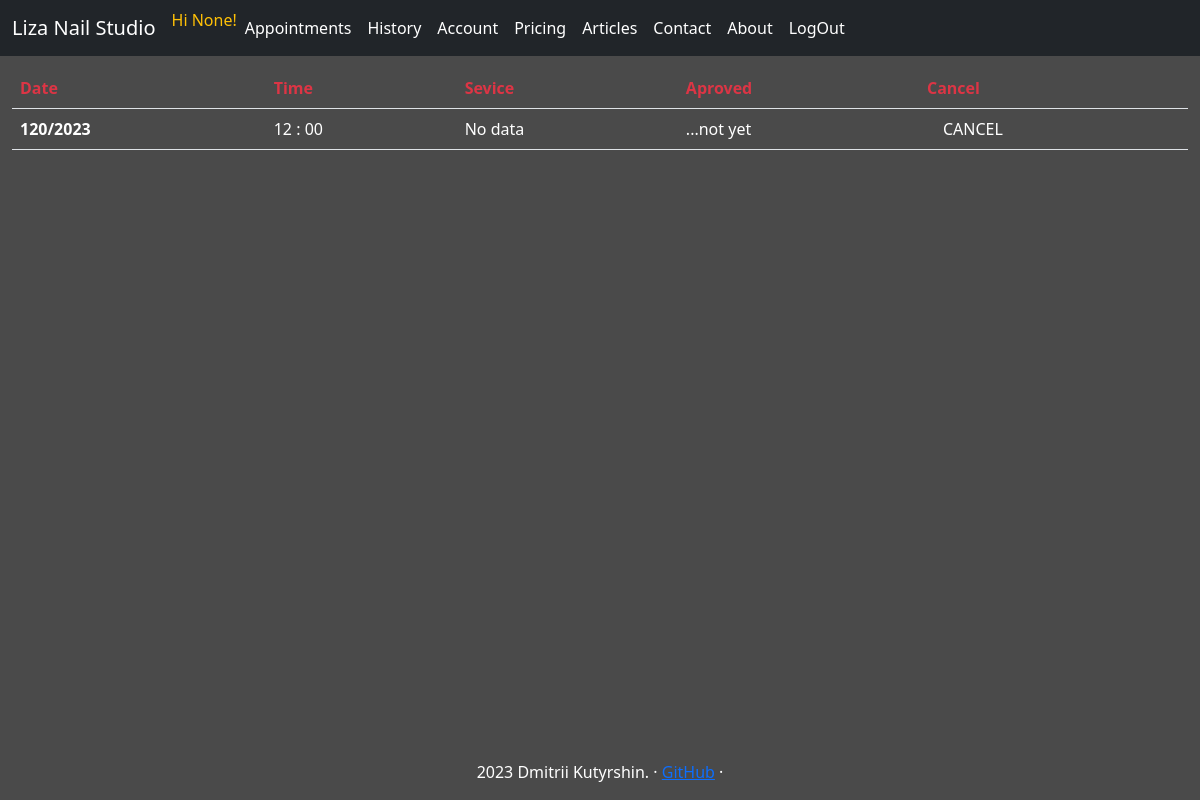
/appointments/ (signed in), run on an earlier commit of the app's database.
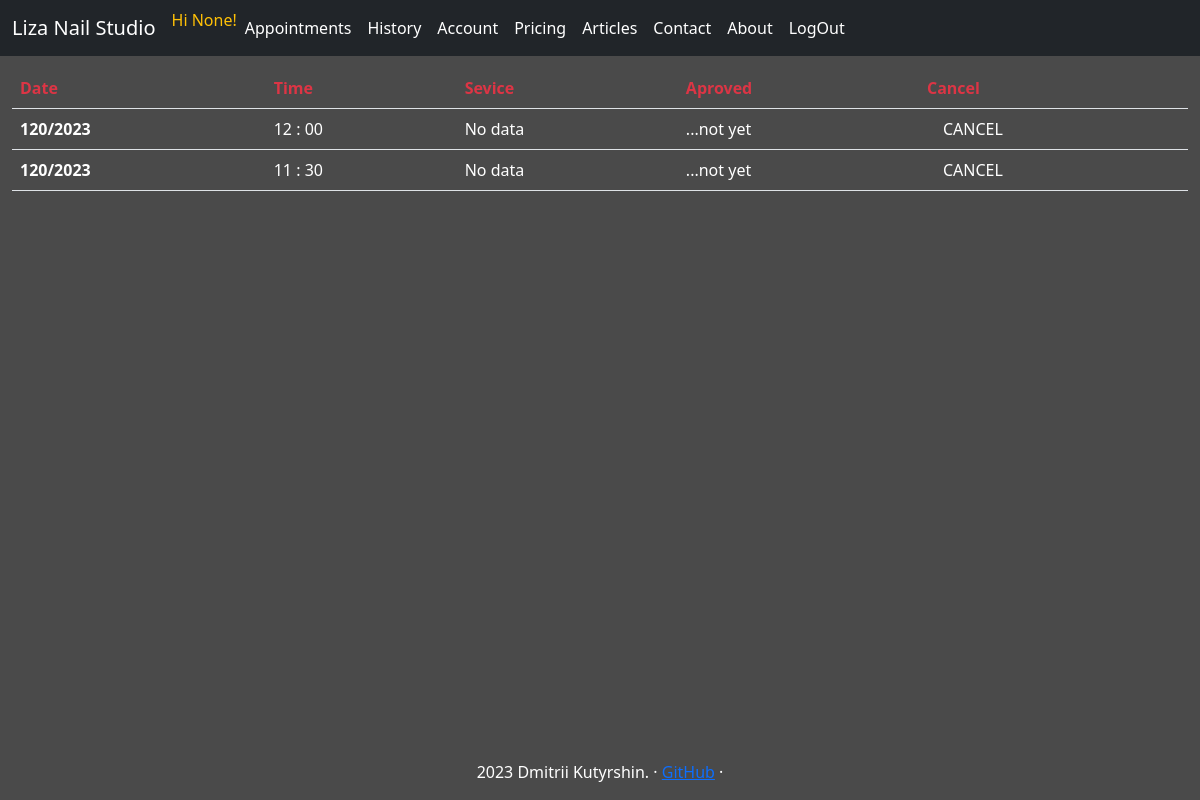
And on a later commit of the database.
### tables this page shows
CREATE TABLE calendar(slot_id INTEGER PRIMARY KEY, year INT, month INT, weekday INT, day INT, hour INT, minute INT, is_open INT);

### studio_app/webapp.py (the view, shortened to what this page needs)
@app.route("/appointments/", methods=["GET", "POST"])
@login_required
def appointments():
    today = datetime.datetime.now()
    try:
        con = sqlite3.connect("./db.db")
        cur = con.cursor()
        user_appoint_db = cur.execute("SELECT service_name, slot_id, is_seen, is_aproved, is_canceled, amount_time_min FROM appointments WHERE user_id=? AND slot_id IN (SELECT slot_id FROM calendar WHERE year>=?);", (session.get("user_id"), today.year)).fetchall()
        user_appoint = []
        for appointment in user_appoint_db:
            if appointment[4] == 0:
                slot_db = list(cur.execute("SELECT year, month, day, hour, minute FROM calendar WHERE slot_id=?", (appointment[1],)).fetchone())
                appointment_as_list = []
                for el in appointment:
                    el = 'No data' if el == None else el
                    appointment_as_list.append(el)
                appointment_as_list = appointment_as_list + slot_db
                user_appoint.append(appointment_as_list)
    except Exception as er:
        con.close()
        print("##/appointments/ --db connection")
        print(er)
        return  render_template("apology.html", error_message="Something went wrong")
    return render_template("appointments.html", user_appoint=user_appoint)

### studio_app/helpers.py (called while the page is built)
def login_required(f):
    @wraps(f)
    def decorated_function(*args, **kwargs):
        if session.get("user_id") is None:
            return redirect("/signin")
        return f(*args, **kwargs)
    return decorated_function

### studio_app/webapp.py (called while the page is built)
@app.context_processor
def inject_navbar_items():
    return dict(navbar_menu=navbar_items)

@app.context_processor
def inject_navbar_items_not_loged_in():
    return dict(navbar_menu_not_loged_in=navbar_items_not_loged_in)

@app.context_processor
def inject_navbar_items_admin():
    return dict(navbar_items_admin=navbar_items_admin)

### studio_app/templates/appointments.html (shortened to what this page needs)
{% extends "layout.html" %}
{% block content %}
<table class="table">
    <thead>
      <tr class="text-danger">
        <th scope="col">Date</th>
        <th scope="col">Time</th>
        <th scope="col">Sevice</th>
        <th scope="col">Aproved</th>
        <th scope="col">Cancel</th>
      </tr>
    </thead>
    <tbody class="text-white">
        {% for appointment in user_appoint %}
        <tr class="my-table-hover">
            <th scope="row">{{appointment[5]}}/{{appointment[6]}}</th>
            <td>{{appointment[9]}} :
                {% if appointment[10] == 0 %}
                00
                {% else %}
                {{appointment[10]}}
                {% endif %}
            </td>
            <td>{{appointment[0]}}</td>
            <td>
                {% if appointment[3] == 0 %}
                    ...not yet
                {% else %}
                    Aproved
                {% endif %}
            </td>
            <td>
                <form action="/appointments/" method="post">
                    <input type="submit" value="CANCEL">
                </form>
            </td>
          </tr>
        {% endfor %}
    </tbody>
  </table>
{% endblock %}

### studio_app/templates/layout.html (shortened to what this page needs)
<!doctype html>
<html lang="en">
  <head>
<link href="{{ url_for('static', filename='/css/bootstrap.min.css') }}" rel="stylesheet">
<link href="{{ url_for('static', filename='/css/style.css') }}" rel="stylesheet">
<link href="{{ url_for('static', filename='/css/calendar.css') }}" rel="stylesheet">
  </head>
  <body>
        <header>
          <nav class="navbar navbar-expand-md navbar-dark fixed--top bg-dark">
            <div class="container-fluid">
            <a class="navbar-brand" href="/">Liza Nail Studio</a>
            <div class="collapse navbar-collapse" id="navbarCollapse">
                <ul class="navbar-nav me-auto mb-2 mb-md-0">
                  {% include 'header_navbar.html' %}
                </ul>
            </div>
            </div>
        </nav>
        </header>
        <main>
            {% block content %}
            {% endblock %}
        </main>
        <footer class="footer">
          <p> 2023 Dmitrii Kutyrshin. &middot; <a href="https://github.com/cootook">GitHub</a> &middot; </p>
        </footer>
  </body>
</html>

### studio_app/templates/header_navbar.html
{% if session.get("user_id") %}
    {% if session.get("name") %}
        <span class="font-weight-light text-warning">Hi {{session.get("name")}}!</span>
    {% else %}
        <span class="font-weight-light text-warning">Hi {{session.get("instagram")}}!</span>
    {% endif %}
        {% if session.get("is_admin")==1 %}
            {% for navbar_item in navbar_items_admin %}
            <li class="nav-item">
                <a class="nav-link active" aria-current="page" href="/{{ navbar_item.lower() }}/">{{ navbar_item }}</a>
            </li>
            {% endfor %}
        {% else %}
            {% for navbar_item in navbar_menu %}
            <li class="nav-item">
                <a class="nav-link active" aria-current="page" href="/{{ navbar_item.lower() }}/">{{ navbar_item }}</a>
            </li>
            {% endfor %}
        {% endif %}
{% else %}
    {% for navbar_item in navbar_menu_not_loged_in %}
        <li class="nav-item">
            <a class="nav-link active" aria-current="page" href="/{{ navbar_item.lower() }}/">{{ navbar_item }}</a>
        </li>
    {% endfor %}
{% endif %}

### studio_app/static/css/style.css (style rules this page uses)
body { padding-top: 3rem; padding-bottom: 3rem; color: #5a5a5a; }
.table { width: 98%; margin: 1%; }
.footer { position: absolute; bottom: 0; width: 100%; text-align: center; }

### studio_app/static/css/calendar.css (style rules this page uses)
*, *:before, *:after { -moz-box-sizing: border-box; -webkit-box-sizing: border-box; box-sizing: border-box; }
body { overflow: hidden; font-weight: 100; color: rgba(255, 255, 255, 1); margin: 0; padding: 0; background: #4A4A4A; -webkit-touch-callout: none; -webkit-user-select: none; -khtml-user-select: none; -moz-user-select: none; -ms-user-select: none; user-select: none; }
input, form { all: unset; display: inline-block; padding-left: .5em; }

What changed in the data, as far as the page shows it:
now on this page (row edited): calendar: year "2023"
Also different on the page:
new list line: "120 / 11 : 30 No data ...not yet CANCEL"
